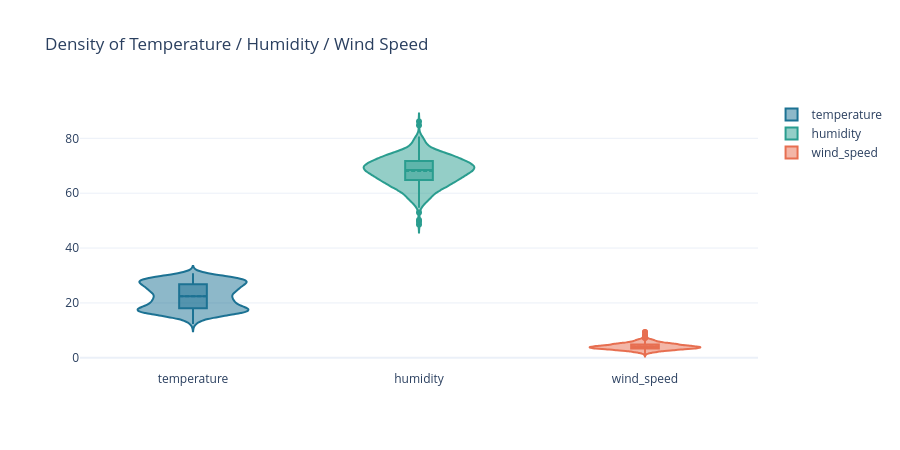

Write notebook code for a chart like this one.
### Markdown cell above
**Interpretation:** daily mean temperature is close to bell-shaped with a slight
left-skew rather than the sharply bimodal shape a hotter desert station shows — the
sea keeps winters mild enough that the winter/summer clusters partly overlap.
Precipitation is heavily right-skewed with a spike at zero (**71% of days are
completely dry**), and the box-plot whisker shows the handful of storm days (up to
15.5 mm) that pull the mean well above the median. Humidity centers in the high
60s–70s%, reflecting steady coastal moisture, and wind speed is right-skewed around
a 2–6 m/s core.

### Code cell
fig = go.Figure()
for col, color in [("temperature", "#1c7293"), ("humidity", "#2a9d8f"), ("wind_speed", "#e76f51")]:
    fig.add_trace(go.Violin(y=df[col], name=col, box_visible=True, meanline_visible=True,
                             line_color=color))
fig.update_layout(template="plotly_white", title="Density of Temperature / Humidity / Wind Speed",
                   height=450)
fig.show()

### Figure 1 — Plotly figure (JSON) as saved in the notebook; plotly's stock layout.template omitted (floating-point values rounded to 4 significant figures; data arrays with more than 128 entries replaced by an {"elided": "..."} marker saying what was removed)
{"data": [{"box": {"visible": true}, "line": {"color": "#1c7293"}, "meanline": {"visible": true}, "name": "temperature", "type": "violin", "y": {"elided": "731 float values"}}, {"box": {"visible": true}, "line": {"color": "#2a9d8f"}, "meanline": {"visible": true}, "name": "humidity", "type": "violin", "y": {"elided": "731 float values"}}, {"box": {"visible": true}, "line": {"color": "#e76f51"}, "meanline": {"visible": true}, "name": "wind_speed", "type": "violin", "y": {"elided": "731 float values"}}], "layout": {"height": 450, "title": {"text": "Density of Temperature / Humidity / Wind Speed"}}}
